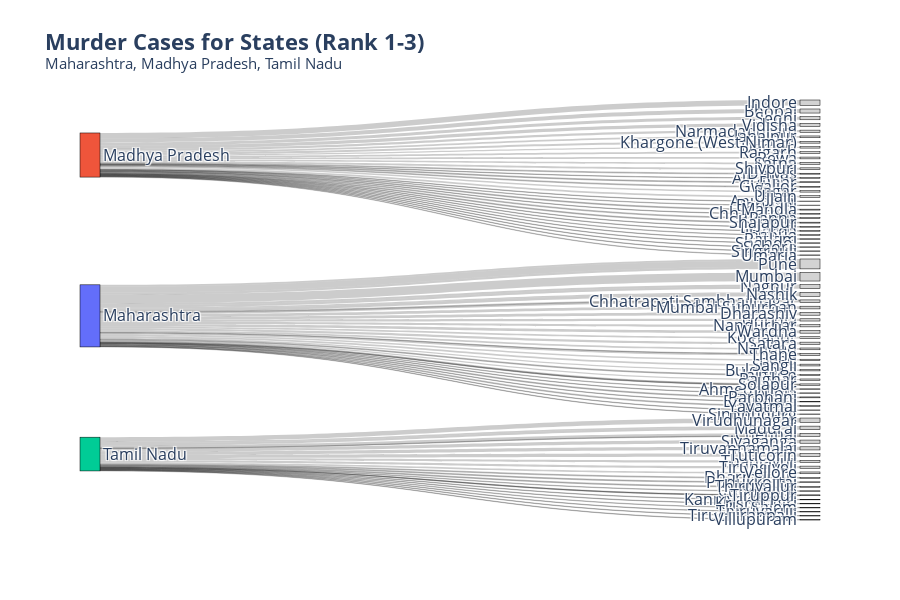
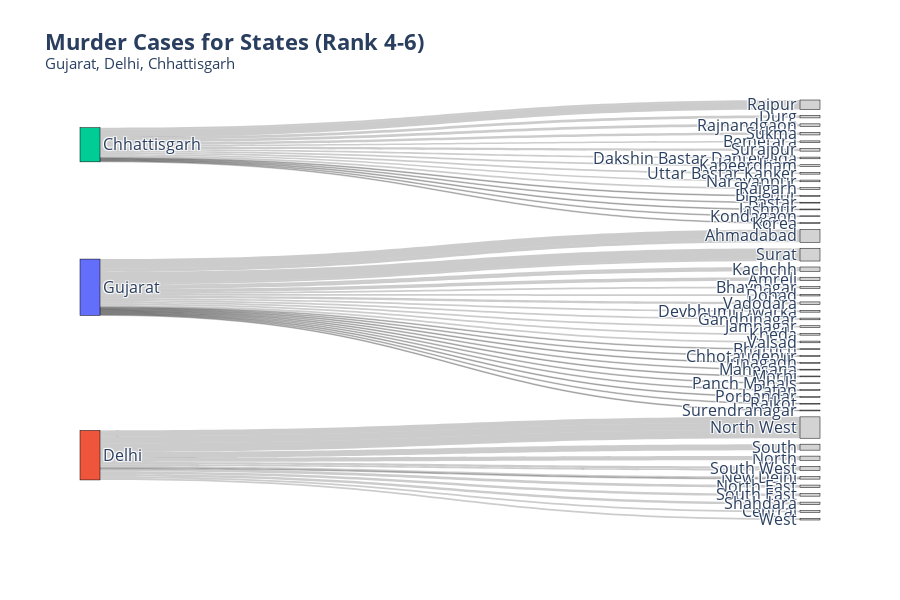
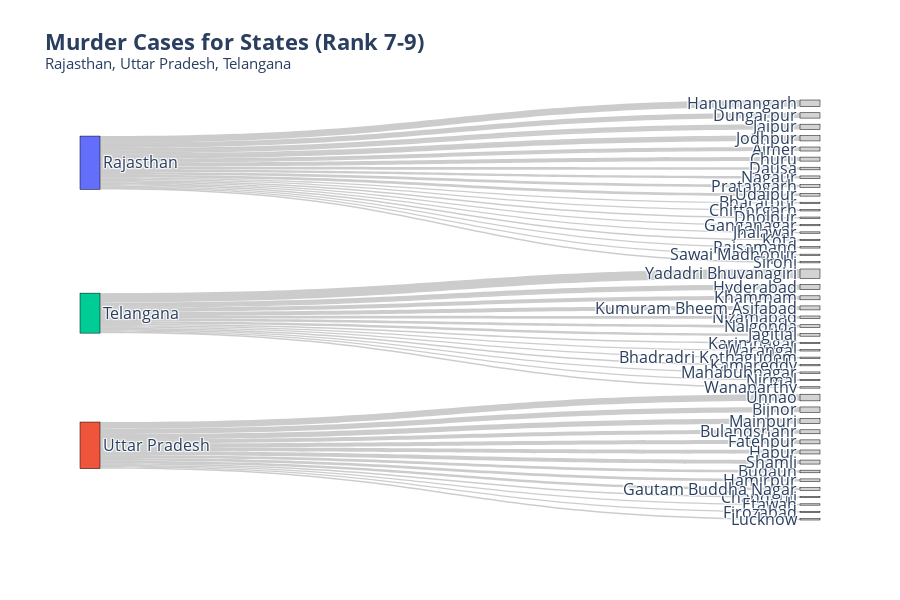
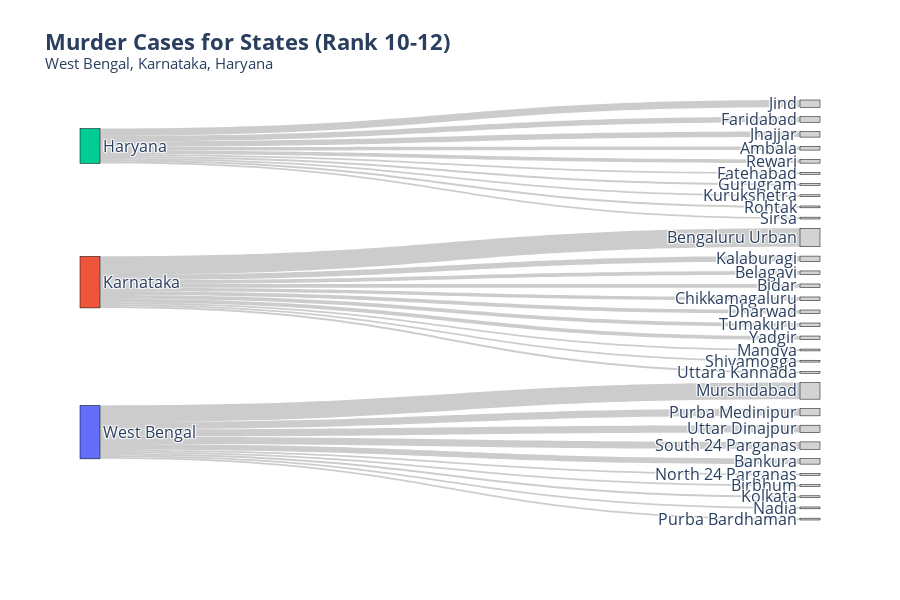

Notebook code cell kept with these figures, in order:
### Code cell
import pandas as pd
import plotly.graph_objects as go
import plotly.express as px

# 1. LOAD AND PREPARE THE DATA
try:
    # Load the dataset from the uploaded file
    df = pd.read_csv('/Users/padmanabhjagdishwanikar/Downloads/22070521058_PadmanabhWanikar_SecA_CA1_DSEDA/cleaned_dataset.csv')
    
    # Filter for the year 2017 and for entries where murder cases are greater than 0
    df_2018 = df[df['year'] == 2018].copy()
    sankey_df = df_2018[['state_name', 'district_name', 'murder']].copy()
    sankey_df = sankey_df[sankey_df['murder'] > 0].dropna()
    sankey_df.rename(columns={'murder': 'cases'}, inplace=True)

    # 2. GET A SORTED LIST OF ALL STATES BY TOTAL CASES
    state_totals = sankey_df.groupby('state_name')['cases'].sum().sort_values(ascending=False)
    all_sorted_states = state_totals.index.tolist()

    # 3. SET THE CHUNK SIZE
    CHUNK_SIZE = 3
    
    # 4. LOOP THROUGH STATES AND GENERATE A DIAGRAM FOR EACH CHUNK
    for i in range(0, len(all_sorted_states), CHUNK_SIZE):
        states_chunk = all_sorted_states[i : i + CHUNK_SIZE]
        chunk_df = sankey_df[sankey_df['state_name'].isin(states_chunk)].copy()
        
        # --- Data preparation for this chunk ---
        if chunk_df.empty:
            continue

        chunk_districts = chunk_df['district_name'].unique().tolist()
        all_labels = states_chunk + chunk_districts
        label_to_id = {label: j for j, label in enumerate(all_labels)}
        
        source_ids = [label_to_id[state] for state in chunk_df['state_name']]
        target_ids = [label_to_id[district] for district in chunk_df['district_name']]
        
        # --- Create the Sankey Diagram for this chunk ---
        colors = px.colors.qualitative.Plotly
        node_colors = []
        for label in all_labels:
            if label in states_chunk:
                state_index = states_chunk.index(label)
                node_colors.append(colors[state_index % len(colors)])
            else:
                node_colors.append('lightgray')

        fig = go.Figure(data=[go.Sankey(
            node=dict(
              pad=25,
              thickness=20,
              line=dict(color="black", width=0.5),
              label=all_labels,
              color=node_colors
            ),
            link=dict(
              source=source_ids,
              target=target_ids,
              value=chunk_df['cases']
          ))])
        
        # --- Customize the title and show the plot ---
        start_rank = i + 1
        end_rank = i + len(states_chunk)
        state_names_str = ", ".join(states_chunk)
        
        # **THIS IS THE MODIFIED SECTION**
        fig.update_layout(
            title_text=f"<b>Murder Cases for States (Rank {start_rank}-{end_rank})</b><br><sup>{state_names_str}</sup>",
            # Set the font size for all text in the figure
            font=dict(
                size=16  # Increased font size
            ),
            height=600 
        )
        
        fig.show()

except FileNotFoundError:
    print("Error: 'cleaned_dataset.csv' not found. Please ensure the file is uploaded correctly.")
except Exception as e:
    print(f"An error occurred: {e}")

### Figure 1 — Plotly figure (JSON) as saved in the notebook; plotly's stock layout.template omitted (floating-point values rounded to 4 significant figures)
{"data": [{"link": {"source": [1, 1, 1, 1, 1, 1, 1, 1, 1, 1, 1, 1, 1, 1, 1, 1, 1, 1, 1, 1, 1, 1, 1, 1, 1, 1, 1, 1, 1, 1, 1, 1, 0, 0, 0, 0, 0, 0, 0, 0, 0, 0, 0, 0, 0, 0, 0, 0, 0, 0, 0, 0, 0, 0, 0, 0, 0, 0, 0, 2, 2, 2, 2, 2, 2, 2, 2, 2, 2, 2, 2, 2, 2, 2, 2, 2, 2, 2, 2, 2, 2, 2, 0, 0, 0, 0, 0, 0, 0], "target": [3, 4, 5, 6, 7, 8, 9, 10, 11, 12, 13, 14, 15, 16, 17, 18, 19, 20, 21, 22, 23, 24, 25, 26, 27, 28, 29, 30, 31, 32, 33, 34, 35, 36, 37, 38, 39, 40, 41, 42, 43, 44, 45, 46, 47, 48, 49, 50, 51, 52, 53, 54, 55, 56, 57, 58, 59, 60, 53, 61, 62, 63, 64, 65, 66, 66, 67, 61, 68, 69, 70, 71, 72, 73, 74, 75, 76, 76, 77, 78, 79, 80, 37, 81, 45, 48, 53, 57, 58], "value": [1, 1, 1, 9, 1, 3, 2, 2, 1, 2, 1, 5, 12, 4, 1, 4, 2, 2, 4, 1, 4, 3, 4, 7, 1, 2, 4, 1, 1, 4, 1, 7, 1, 1, 2, 3, 1, 3, 5, 1, 2, 4, 4, 4, 5, 3, 6, 6, 3, 2, 4, 4, 5, 1, 2, 1, 6, 2, 13, 6, 1, 2, 1, 1, 3, 5, 2, 1, 1, 7, 5, 5, 2, 7, 1, 7, 1, 1, 1, 4, 1, 10, 4, 19, 5, 6, 5, 1, 4]}, "node": {"color": ["#636EFA", "#EF553B", "#00CC96", "lightgray", "lightgray", "lightgray", "lightgray", "lightgray", "lightgray", "lightgray", "lightgray", "lightgray", "lightgray", "lightgray", "lightgray", "lightgray", "lightgray", "lightgray", "lightgray", "lightgray", "lightgray", "lightgray", "lightgray", "lightgray", "lightgray", "lightgray", "lightgray", "lightgray", "lightgray", "lightgray", "lightgray", "lightgray", "lightgray", "lightgray", "lightgray", "lightgray", "lightgray", "lightgray", "lightgray", "lightgray", "lightgray", "lightgray", "lightgray", "lightgray", "lightgray", "lightgray", "lightgray", "lightgray", "lightgray", "lightgray", "lightgray", "lightgray", "lightgray", "lightgray", "lightgray", "lightgray", "lightgray", "lightgray", "lightgray", "lightgray", "lightgray", "lightgray", "lightgray", "lightgray", "lightgray", "lightgray", "lightgray", "lightgray", "lightgray", "lightgray", "lightgray", "lightgray", "lightgray", "lightgray", "lightgray", "lightgray", "lightgray", "lightgray", "lightgray", "lightgray", "lightgray", "lightgray"], "label": ["Maharashtra", "Madhya Pradesh", "Tamil Nadu", "Alirajpur", "Anuppur", "Barwani", "Bhopal", "Chhatarpur", "Damoh", "Dewas", "Dhar", "Dindori", "Gwalior", "Harda", "Narmadapuram", "Indore", "Jabalpur", "Jhabua", "Khargone (West Nimar)", "Mandla", "Panna", "Rajgarh", "Ratlam", "Rewa", "Sagar", "Satna", "Seoni", "Shahdol", "Shajapur", "Shivpuri", "Sehore", "Singrauli", "Ujjain", "Umaria", "Vidisha", "Ahmednagar", "Akola", "Chhatrapati Sambhajinagar", "Beed", "Bhandara", "Buldhana", "Gondia", "Hingoli", "Jalgaon", "Kolhapur", "Nagpur", "Nanded", "Nandurbar", "Nashik", "Mumbai Suburban", "Dharashiv", "Palghar", "Parbhani", "Pune", "Sangli", "Satara", "Sindhudurg", "Solapur", "Thane", "Wardha", "Yavatmal", "Chennai", "Cuddalore", "Dharmapuri", "Kanniyakumari", "Krishnagiri", "Madurai", "Pudukkottai", "Salem", "Sivaganga", "Thanjavur", "Tirunelveli", "Thiruvallur", "Tiruvannamalai", "Thiruvarur", "Tuticorin", "Tiruppur", "Tiruchirappalli", "Vellore", "Villupuram", "Virudhunagar", "Mumbai"], "line": {"color": "black", "width": 0.5}, "pad": 25, "thickness": 20}, "type": "sankey"}], "layout": {"font": {"size": 16}, "height": 600, "title": {"text": "<b>Murder Cases for States (Rank 1-3)</b><br><sup>Maharashtra, Madhya Pradesh, Tamil Nadu</sup>"}}}

### Figure 2 — Plotly figure (JSON) as saved in the notebook; plotly's stock layout.template omitted (floating-point values rounded to 4 significant figures)
{"data": [{"link": {"source": [2, 2, 2, 2, 2, 2, 2, 2, 2, 2, 2, 2, 2, 2, 2, 2, 2, 0, 0, 0, 0, 0, 0, 0, 0, 0, 0, 0, 0, 0, 0, 0, 0, 0, 0, 0, 0, 0, 0, 0, 0, 0, 1, 1, 1, 1, 1, 1, 1, 1, 1, 1, 1, 1, 1, 1], "target": [3, 4, 5, 6, 7, 8, 9, 10, 11, 12, 13, 14, 15, 7, 16, 17, 18, 19, 19, 20, 21, 22, 23, 24, 25, 26, 27, 28, 29, 29, 30, 31, 32, 33, 34, 35, 36, 37, 37, 38, 39, 40, 41, 42, 43, 44, 45, 45, 42, 46, 47, 48, 49, 45, 50, 48], "value": [2, 1, 2, 3, 2, 1, 1, 2, 2, 1, 1, 2, 2, 9, 3, 3, 3, 11, 4, 4, 1, 2, 1, 2, 2, 2, 2, 1, 2, 3, 2, 1, 1, 1, 1, 1, 1, 13, 2, 1, 3, 2, 2, 2, 5, 3, 7, 8, 1, 7, 3, 3, 2, 10, 3, 2]}, "node": {"color": ["#636EFA", "#EF553B", "#00CC96", "lightgray", "lightgray", "lightgray", "lightgray", "lightgray", "lightgray", "lightgray", "lightgray", "lightgray", "lightgray", "lightgray", "lightgray", "lightgray", "lightgray", "lightgray", "lightgray", "lightgray", "lightgray", "lightgray", "lightgray", "lightgray", "lightgray", "lightgray", "lightgray", "lightgray", "lightgray", "lightgray", "lightgray", "lightgray", "lightgray", "lightgray", "lightgray", "lightgray", "lightgray", "lightgray", "lightgray", "lightgray", "lightgray", "lightgray", "lightgray", "lightgray", "lightgray", "lightgray", "lightgray", "lightgray", "lightgray", "lightgray", "lightgray"], "label": ["Gujarat", "Delhi", "Chhattisgarh", "Bemetara", "Bilaspur", "Dakshin Bastar Dantewada", "Durg", "Raipur", "Bastar", "Jashpur", "Kabeerdham", "Uttar Bastar Kanker", "Kondagaon", "Korea", "Narayanpur", "Raigarh", "Rajnandgaon", "Sukma", "Surajpur", "Ahmadabad", "Amreli", "Bharuch", "Bhavnagar", "Chhotaudepur", "Dohad", "Devbhumi Dwarka", "Gandhinagar", "Jamnagar", "Junagadh", "Kachchh", "Kheda", "Mahesana", "Morbi", "Panch Mahals", "Patan", "Porbandar", "Rajkot", "Surat", "Surendranagar", "Vadodara", "Valsad", "Central", "New Delhi", "North", "North East", "North West", "South", "South East", "South West", "West", "Shahdara"], "line": {"color": "black", "width": 0.5}, "pad": 25, "thickness": 20}, "type": "sankey"}], "layout": {"font": {"size": 16}, "height": 600, "title": {"text": "<b>Murder Cases for States (Rank 4-6)</b><br><sup>Gujarat, Delhi, Chhattisgarh</sup>"}}}

### Figure 3 — Plotly figure (JSON) as saved in the notebook; plotly's stock layout.template omitted (floating-point values rounded to 4 significant figures)
{"data": [{"link": {"source": [0, 0, 0, 0, 0, 0, 0, 0, 0, 0, 0, 0, 0, 0, 0, 0, 0, 0, 0, 0, 0, 0, 0, 2, 2, 2, 2, 2, 2, 2, 2, 2, 2, 2, 2, 2, 1, 1, 1, 1, 1, 1, 1, 1, 1, 1, 1, 1, 1, 2, 1, 2], "target": [3, 4, 5, 6, 7, 8, 9, 3, 10, 11, 12, 12, 12, 13, 14, 14, 15, 16, 17, 18, 19, 20, 21, 22, 23, 24, 25, 26, 27, 28, 29, 30, 31, 32, 33, 34, 35, 36, 37, 38, 39, 40, 41, 42, 43, 44, 45, 46, 47, 22, 48, 49], "value": [2, 1, 1, 3, 2, 1, 4, 1, 1, 5, 2, 1, 1, 1, 1, 3, 1, 2, 2, 1, 1, 1, 2, 3, 1, 3, 2, 7, 1, 1, 1, 3, 1, 2, 1, 1, 2, 4, 3, 1, 1, 3, 1, 2, 3, 1, 4, 3, 5, 1, 2, 2]}, "node": {"color": ["#636EFA", "#EF553B", "#00CC96", "lightgray", "lightgray", "lightgray", "lightgray", "lightgray", "lightgray", "lightgray", "lightgray", "lightgray", "lightgray", "lightgray", "lightgray", "lightgray", "lightgray", "lightgray", "lightgray", "lightgray", "lightgray", "lightgray", "lightgray", "lightgray", "lightgray", "lightgray", "lightgray", "lightgray", "lightgray", "lightgray", "lightgray", "lightgray", "lightgray", "lightgray", "lightgray", "lightgray", "lightgray", "lightgray", "lightgray", "lightgray", "lightgray", "lightgray", "lightgray", "lightgray", "lightgray", "lightgray", "lightgray", "lightgray", "lightgray", "lightgray"], "label": ["Rajasthan", "Uttar Pradesh", "Telangana", "Ajmer", "Bharatpur", "Chittorgarh", "Churu", "Dausa", "Dholpur", "Dungarpur", "Ganganagar", "Hanumangarh", "Jaipur", "Jhalawar", "Jodhpur", "Kota", "Nagaur", "Pratapgarh", "Rajsamand", "Sawai Madhopur", "Sirohi", "Udaipur", "Hyderabad", "Karimnagar", "Khammam", "Nizamabad", "Yadadri Bhuvanagiri", "Warangal", "Bhadradri Kothagudem", "Kamareddy", "Kumuram Bheem Asifabad", "Mahabubnagar", "Nalgonda", "Nirmal", "Wanaparthy", "Budaun", "Bijnor", "Bulandshahr", "Chandauli", "Etawah", "Fatehpur", "Firozabad", "Hamirpur", "Hapur", "Lucknow", "Mainpuri", "Shamli", "Unnao", "Gautam Buddha Nagar", "Jagitial"], "line": {"color": "black", "width": 0.5}, "pad": 25, "thickness": 20}, "type": "sankey"}], "layout": {"font": {"size": 16}, "height": 600, "title": {"text": "<b>Murder Cases for States (Rank 7-9)</b><br><sup>Rajasthan, Uttar Pradesh, Telangana</sup>"}}}

### Figure 4 — Plotly figure (JSON) as saved in the notebook; plotly's stock layout.template omitted (floating-point values rounded to 4 significant figures)
{"data": [{"link": {"source": [2, 2, 2, 2, 2, 2, 2, 2, 2, 2, 1, 1, 1, 1, 1, 1, 1, 1, 1, 1, 1, 1, 0, 0, 0, 0, 0, 0, 0, 0, 0, 0], "target": [3, 4, 5, 6, 7, 8, 9, 10, 11, 12, 13, 14, 15, 16, 17, 18, 14, 19, 20, 21, 22, 23, 24, 25, 26, 27, 28, 29, 30, 31, 32, 33], "value": [3, 1, 2, 1, 3, 4, 1, 2, 1, 1, 10, 1, 2, 2, 3, 2, 1, 1, 1, 2, 1, 2, 3, 1, 1, 1, 9, 1, 4, 4, 4, 1]}, "node": {"color": ["#636EFA", "#EF553B", "#00CC96", "lightgray", "lightgray", "lightgray", "lightgray", "lightgray", "lightgray", "lightgray", "lightgray", "lightgray", "lightgray", "lightgray", "lightgray", "lightgray", "lightgray", "lightgray", "lightgray", "lightgray", "lightgray", "lightgray", "lightgray", "lightgray", "lightgray", "lightgray", "lightgray", "lightgray", "lightgray", "lightgray", "lightgray", "lightgray", "lightgray", "lightgray"], "label": ["West Bengal", "Karnataka", "Haryana", "Faridabad", "Fatehabad", "Ambala", "Gurugram", "Jhajjar", "Jind", "Kurukshetra", "Rewari", "Rohtak", "Sirsa", "Bengaluru Urban", "Belagavi", "Bidar", "Chikkamagaluru", "Kalaburagi", "Dharwad", "Mandya", "Shivamogga", "Tumakuru", "Uttara Kannada", "Yadgir", "Bankura", "North 24 Parganas", "Birbhum", "Kolkata", "Murshidabad", "Nadia", "Purba Medinipur", "Uttar Dinajpur", "South 24 Parganas", "Purba Bardhaman"], "line": {"color": "black", "width": 0.5}, "pad": 25, "thickness": 20}, "type": "sankey"}], "layout": {"font": {"size": 16}, "height": 600, "title": {"text": "<b>Murder Cases for States (Rank 10-12)</b><br><sup>West Bengal, Karnataka, Haryana</sup>"}}}
